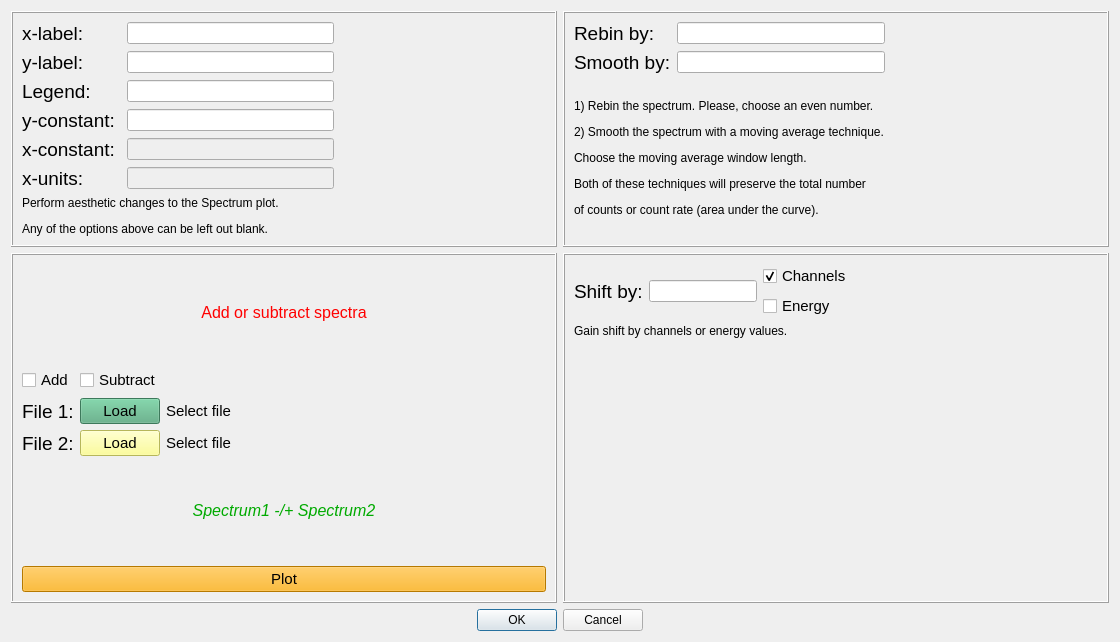
<?xml version="1.0" encoding="UTF-8"?>
<ui version="4.0">
 <class>Dialog</class>
 <widget class="QDialog" name="Dialog">
  <property name="geometry">
   <rect>
    <x>0</x>
    <y>0</y>
    <width>1120</width>
    <height>642</height>
   </rect>
  </property>
  <property name="windowTitle">
   <string>Dialog</string>
  </property>
  <layout class="QGridLayout" name="gridLayout">
   <item row="1" column="2" colspan="2">
    <widget class="QFrame" name="frame_3">
     <property name="frameShape">
      <enum>QFrame::Box</enum>
     </property>
     <property name="frameShadow">
      <enum>QFrame::Raised</enum>
     </property>
     <layout class="QGridLayout" name="gridLayout_5">
      <item row="0" column="0">
       <layout class="QGridLayout" name="gridLayout_4">
        <item row="0" column="0">
         <widget class="QLabel" name="label_9">
          <property name="font">
           <font>
            <pointsize>14</pointsize>
           </font>
          </property>
          <property name="text">
           <string>Shift by:</string>
          </property>
         </widget>
        </item>
        <item row="0" column="1">
         <widget class="QLineEdit" name="shiftBy_txt">
          <property name="text">
           <string/>
          </property>
         </widget>
        </item>
        <item row="0" column="2">
         <layout class="QFormLayout" name="formLayout">
          <item row="0" column="0">
           <widget class="QCheckBox" name="customize_checkBox_ch">
            <property name="font">
             <font>
              <pointsize>11</pointsize>
             </font>
            </property>
            <property name="text">
             <string>Channels</string>
            </property>
            <property name="checked">
             <bool>true</bool>
            </property>
            <property name="autoExclusive">
             <bool>true</bool>
            </property>
           </widget>
          </item>
          <item row="1" column="0">
           <widget class="QCheckBox" name="customize_checkBox_erg">
            <property name="font">
             <font>
              <pointsize>11</pointsize>
             </font>
            </property>
            <property name="text">
             <string>Energy</string>
            </property>
            <property name="autoExclusive">
             <bool>true</bool>
            </property>
           </widget>
          </item>
         </layout>
        </item>
       </layout>
      </item>
      <item row="0" column="1">
       <spacer name="horizontalSpacer_5">
        <property name="orientation">
         <enum>Qt::Horizontal</enum>
        </property>
        <property name="sizeHint" stdset="0">
         <size>
          <width>122</width>
          <height>20</height>
         </size>
        </property>
       </spacer>
      </item>
      <item row="1" column="0">
       <widget class="QLabel" name="label_10">
        <property name="text">
         <string>&lt;html&gt;&lt;head/&gt;&lt;body&gt;&lt;p&gt;Gain shift by channels or energy values.&lt;/p&gt;&lt;/body&gt;&lt;/html&gt;</string>
        </property>
       </widget>
      </item>
      <item row="2" column="0">
       <spacer name="verticalSpacer">
        <property name="orientation">
         <enum>Qt::Vertical</enum>
        </property>
        <property name="sizeHint" stdset="0">
         <size>
          <width>20</width>
          <height>95</height>
         </size>
        </property>
       </spacer>
      </item>
     </layout>
    </widget>
   </item>
   <item row="0" column="0" colspan="2">
    <widget class="QFrame" name="frame">
     <property name="frameShape">
      <enum>QFrame::Box</enum>
     </property>
     <property name="frameShadow">
      <enum>QFrame::Raised</enum>
     </property>
     <layout class="QGridLayout" name="gridLayout_2">
      <item row="2" column="0">
       <widget class="QLabel" name="label_4">
        <property name="font">
         <font>
          <pointsize>14</pointsize>
         </font>
        </property>
        <property name="text">
         <string>Legend:</string>
        </property>
       </widget>
      </item>
      <item row="2" column="2">
       <widget class="QLineEdit" name="legend_txt">
        <property name="text">
         <string/>
        </property>
       </widget>
      </item>
      <item row="3" column="0" colspan="2">
       <widget class="QLabel" name="label_3">
        <property name="font">
         <font>
          <pointsize>14</pointsize>
         </font>
        </property>
        <property name="text">
         <string>y-constant:</string>
        </property>
       </widget>
      </item>
      <item row="0" column="2">
       <widget class="QLineEdit" name="x_label_txt"/>
      </item>
      <item row="3" column="2">
       <widget class="QLineEdit" name="yconst_txt">
        <property name="text">
         <string/>
        </property>
       </widget>
      </item>
      <item row="1" column="0">
       <widget class="QLabel" name="label">
        <property name="font">
         <font>
          <pointsize>14</pointsize>
         </font>
        </property>
        <property name="text">
         <string>y-label:</string>
        </property>
       </widget>
      </item>
      <item row="1" column="2">
       <widget class="QLineEdit" name="y_label_txt"/>
      </item>
      <item row="2" column="3">
       <spacer name="horizontalSpacer_3">
        <property name="orientation">
         <enum>Qt::Horizontal</enum>
        </property>
        <property name="sizeHint" stdset="0">
         <size>
          <width>164</width>
          <height>20</height>
         </size>
        </property>
       </spacer>
      </item>
      <item row="0" column="0">
       <widget class="QLabel" name="label_2">
        <property name="font">
         <font>
          <pointsize>14</pointsize>
         </font>
        </property>
        <property name="text">
         <string>x-label:</string>
        </property>
       </widget>
      </item>
      <item row="6" column="0" colspan="4">
       <widget class="QLabel" name="label_7">
        <property name="text">
         <string>&lt;html&gt;&lt;head/&gt;&lt;body&gt;&lt;p&gt;Perform aesthetic changes to the Spectrum plot. &lt;/p&gt;&lt;p&gt;Any of the options above can be left out blank.&lt;/p&gt;&lt;/body&gt;&lt;/html&gt;</string>
        </property>
       </widget>
      </item>
      <item row="4" column="0">
       <widget class="QLabel" name="label_11">
        <property name="font">
         <font>
          <pointsize>14</pointsize>
         </font>
        </property>
        <property name="text">
         <string>x-constant:</string>
        </property>
       </widget>
      </item>
      <item row="4" column="2">
       <widget class="QLineEdit" name="yconst_txt_2">
        <property name="enabled">
         <bool>false</bool>
        </property>
        <property name="text">
         <string/>
        </property>
       </widget>
      </item>
      <item row="5" column="0">
       <widget class="QLabel" name="label_12">
        <property name="font">
         <font>
          <pointsize>14</pointsize>
         </font>
        </property>
        <property name="text">
         <string>x-units:</string>
        </property>
       </widget>
      </item>
      <item row="5" column="2">
       <widget class="QLineEdit" name="yconst_txt_3">
        <property name="enabled">
         <bool>false</bool>
        </property>
        <property name="text">
         <string/>
        </property>
       </widget>
      </item>
     </layout>
    </widget>
   </item>
   <item row="0" column="2" colspan="2">
    <widget class="QFrame" name="frame_2">
     <property name="frameShape">
      <enum>QFrame::Box</enum>
     </property>
     <property name="frameShadow">
      <enum>QFrame::Raised</enum>
     </property>
     <layout class="QGridLayout" name="gridLayout_3">
      <item row="0" column="0">
       <widget class="QLabel" name="label_5">
        <property name="font">
         <font>
          <pointsize>14</pointsize>
         </font>
        </property>
        <property name="text">
         <string>Rebin by:</string>
        </property>
       </widget>
      </item>
      <item row="0" column="1">
       <widget class="QLineEdit" name="rebin_txt">
        <property name="text">
         <string/>
        </property>
       </widget>
      </item>
      <item row="1" column="0">
       <widget class="QLabel" name="label_6">
        <property name="font">
         <font>
          <pointsize>14</pointsize>
         </font>
        </property>
        <property name="text">
         <string>Smooth by:</string>
        </property>
       </widget>
      </item>
      <item row="1" column="1">
       <widget class="QLineEdit" name="smooth_txt">
        <property name="text">
         <string/>
        </property>
       </widget>
      </item>
      <item row="1" column="2">
       <spacer name="horizontalSpacer_4">
        <property name="orientation">
         <enum>Qt::Horizontal</enum>
        </property>
        <property name="sizeHint" stdset="0">
         <size>
          <width>146</width>
          <height>20</height>
         </size>
        </property>
       </spacer>
      </item>
      <item row="2" column="0" colspan="3">
       <widget class="QLabel" name="label_8">
        <property name="text">
         <string>&lt;html&gt;&lt;head/&gt;&lt;body&gt;&lt;p&gt;1) Rebin the spectrum. Please, choose an even number.&lt;/p&gt;&lt;p&gt;2) Smooth the spectrum with a moving average technique.&lt;/p&gt;&lt;p&gt;Choose the moving average window length.&lt;/p&gt;&lt;p&gt;Both of these techniques will preserve the total number&lt;/p&gt;&lt;p&gt;of counts or count rate (area under the curve).&lt;/p&gt;&lt;/body&gt;&lt;/html&gt;</string>
        </property>
       </widget>
      </item>
     </layout>
    </widget>
   </item>
   <item row="2" column="0">
    <spacer name="horizontalSpacer">
     <property name="orientation">
      <enum>Qt::Horizontal</enum>
     </property>
     <property name="sizeHint" stdset="0">
      <size>
       <width>386</width>
       <height>20</height>
      </size>
     </property>
    </spacer>
   </item>
   <item row="2" column="1" colspan="2">
    <widget class="QDialogButtonBox" name="button_ok_custom">
     <property name="orientation">
      <enum>Qt::Horizontal</enum>
     </property>
     <property name="standardButtons">
      <set>QDialogButtonBox::Cancel|QDialogButtonBox::Ok</set>
     </property>
    </widget>
   </item>
   <item row="2" column="3">
    <spacer name="horizontalSpacer_2">
     <property name="orientation">
      <enum>Qt::Horizontal</enum>
     </property>
     <property name="sizeHint" stdset="0">
      <size>
       <width>352</width>
       <height>20</height>
      </size>
     </property>
    </spacer>
   </item>
   <item row="1" column="0" colspan="2">
    <widget class="QFrame" name="frame_4">
     <property name="frameShape">
      <enum>QFrame::Box</enum>
     </property>
     <property name="frameShadow">
      <enum>QFrame::Raised</enum>
     </property>
     <layout class="QGridLayout" name="gridLayout_8">
      <item row="0" column="0">
       <widget class="QLabel" name="label_13">
        <property name="text">
         <string>&lt;html&gt;&lt;head/&gt;&lt;body&gt;&lt;p align=&quot;center&quot;&gt;&lt;span style=&quot; font-size:12pt; color:#ff0000;&quot;&gt;Add or subtract spectra&lt;/span&gt;&lt;/p&gt;&lt;/body&gt;&lt;/html&gt;</string>
        </property>
       </widget>
      </item>
      <item row="1" column="0">
       <layout class="QGridLayout" name="gridLayout_7">
        <item row="0" column="0">
         <widget class="QCheckBox" name="checkBox_add">
          <property name="font">
           <font>
            <pointsize>11</pointsize>
           </font>
          </property>
          <property name="text">
           <string>Add</string>
          </property>
          <property name="autoExclusive">
           <bool>true</bool>
          </property>
         </widget>
        </item>
        <item row="0" column="1">
         <widget class="QCheckBox" name="checkBox_sub">
          <property name="font">
           <font>
            <pointsize>11</pointsize>
           </font>
          </property>
          <property name="text">
           <string>Subtract</string>
          </property>
          <property name="autoExclusive">
           <bool>true</bool>
          </property>
         </widget>
        </item>
        <item row="0" column="2">
         <spacer name="horizontalSpacer_6">
          <property name="orientation">
           <enum>Qt::Horizontal</enum>
          </property>
          <property name="sizeHint" stdset="0">
           <size>
            <width>40</width>
            <height>20</height>
           </size>
          </property>
         </spacer>
        </item>
       </layout>
      </item>
      <item row="2" column="0">
       <layout class="QGridLayout" name="gridLayout_6">
        <item row="0" column="1">
         <widget class="QPushButton" name="button_load1">
          <property name="font">
           <font>
            <pointsize>11</pointsize>
           </font>
          </property>
          <property name="styleSheet">
           <string notr="true">background-color: rgb(85, 170, 127);</string>
          </property>
          <property name="text">
           <string>Load</string>
          </property>
         </widget>
        </item>
        <item row="1" column="0">
         <widget class="QLabel" name="label_15">
          <property name="font">
           <font>
            <pointsize>14</pointsize>
           </font>
          </property>
          <property name="text">
           <string>File 2:</string>
          </property>
         </widget>
        </item>
        <item row="0" column="0">
         <widget class="QLabel" name="label_14">
          <property name="font">
           <font>
            <pointsize>14</pointsize>
           </font>
          </property>
          <property name="text">
           <string>File 1:</string>
          </property>
         </widget>
        </item>
        <item row="1" column="1">
         <widget class="QPushButton" name="button_load2">
          <property name="font">
           <font>
            <pointsize>11</pointsize>
           </font>
          </property>
          <property name="styleSheet">
           <string notr="true">background-color: rgb(255, 255, 127);</string>
          </property>
          <property name="text">
           <string>Load</string>
          </property>
         </widget>
        </item>
        <item row="0" column="2">
         <widget class="QLabel" name="filename1">
          <property name="font">
           <font>
            <pointsize>11</pointsize>
           </font>
          </property>
          <property name="text">
           <string>Select file</string>
          </property>
         </widget>
        </item>
        <item row="0" column="4">
         <spacer name="horizontalSpacer_8">
          <property name="orientation">
           <enum>Qt::Horizontal</enum>
          </property>
          <property name="sizeHint" stdset="0">
           <size>
            <width>40</width>
            <height>20</height>
           </size>
          </property>
         </spacer>
        </item>
        <item row="1" column="2">
         <widget class="QLabel" name="filename2">
          <property name="font">
           <font>
            <pointsize>11</pointsize>
           </font>
          </property>
          <property name="text">
           <string>Select file</string>
          </property>
         </widget>
        </item>
        <item row="1" column="4">
         <spacer name="horizontalSpacer_7">
          <property name="orientation">
           <enum>Qt::Horizontal</enum>
          </property>
          <property name="sizeHint" stdset="0">
           <size>
            <width>40</width>
            <height>20</height>
           </size>
          </property>
         </spacer>
        </item>
       </layout>
      </item>
      <item row="3" column="0">
       <widget class="QLabel" name="label_18">
        <property name="font">
         <font>
          <pointsize>12</pointsize>
         </font>
        </property>
        <property name="text">
         <string>&lt;html&gt;&lt;head/&gt;&lt;body&gt;&lt;p align=&quot;center&quot;&gt;&lt;span style=&quot; font-style:italic; color:#00aa00;&quot;&gt;Spectrum1 -/+ Spectrum2&lt;/span&gt;&lt;/p&gt;&lt;/body&gt;&lt;/html&gt;</string>
        </property>
       </widget>
      </item>
      <item row="4" column="0">
       <widget class="QPushButton" name="button_plot">
        <property name="font">
         <font>
          <pointsize>11</pointsize>
         </font>
        </property>
        <property name="styleSheet">
         <string notr="true">background-color: rgb(255, 170, 0);</string>
        </property>
        <property name="text">
         <string>Plot</string>
        </property>
       </widget>
      </item>
     </layout>
    </widget>
   </item>
  </layout>
 </widget>
 <resources/>
 <connections>
  <connection>
   <sender>button_ok_custom</sender>
   <signal>accepted()</signal>
   <receiver>Dialog</receiver>
   <slot>accept()</slot>
   <hints>
    <hint type="sourcelabel">
     <x>248</x>
     <y>254</y>
    </hint>
    <hint type="destinationlabel">
     <x>157</x>
     <y>274</y>
    </hint>
   </hints>
  </connection>
  <connection>
   <sender>button_ok_custom</sender>
   <signal>rejected()</signal>
   <receiver>Dialog</receiver>
   <slot>reject()</slot>
   <hints>
    <hint type="sourcelabel">
     <x>316</x>
     <y>260</y>
    </hint>
    <hint type="destinationlabel">
     <x>286</x>
     <y>274</y>
    </hint>
   </hints>
  </connection>
 </connections>
</ui>
